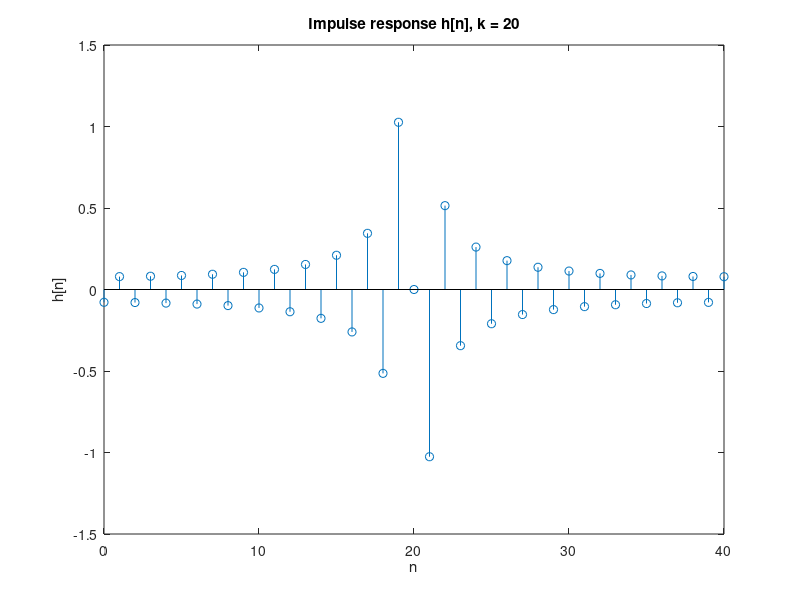
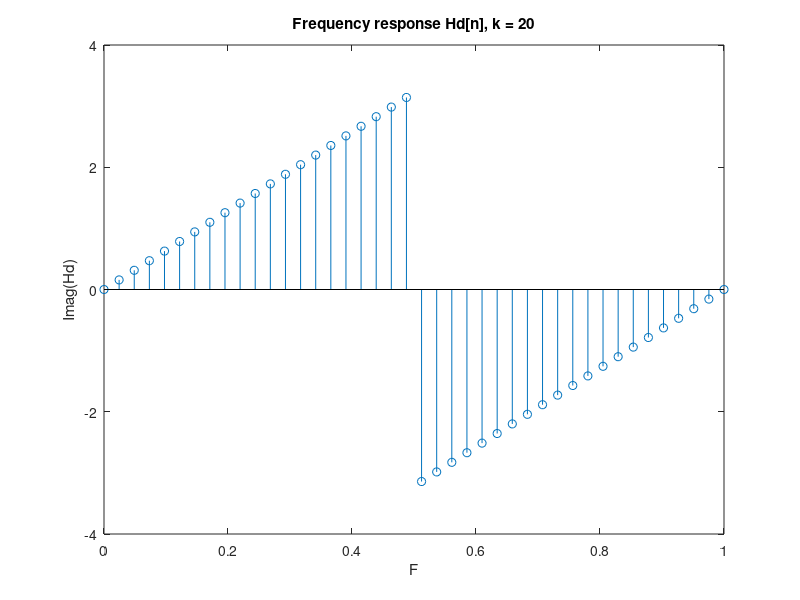
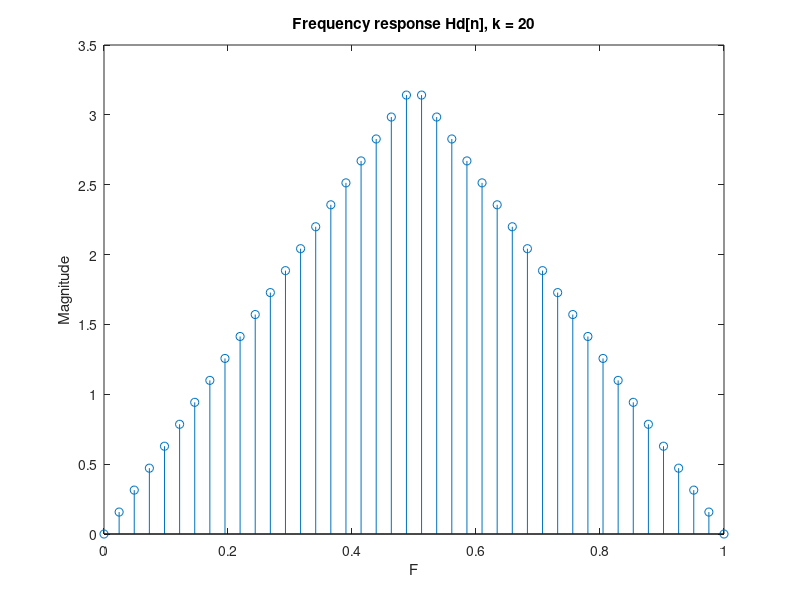
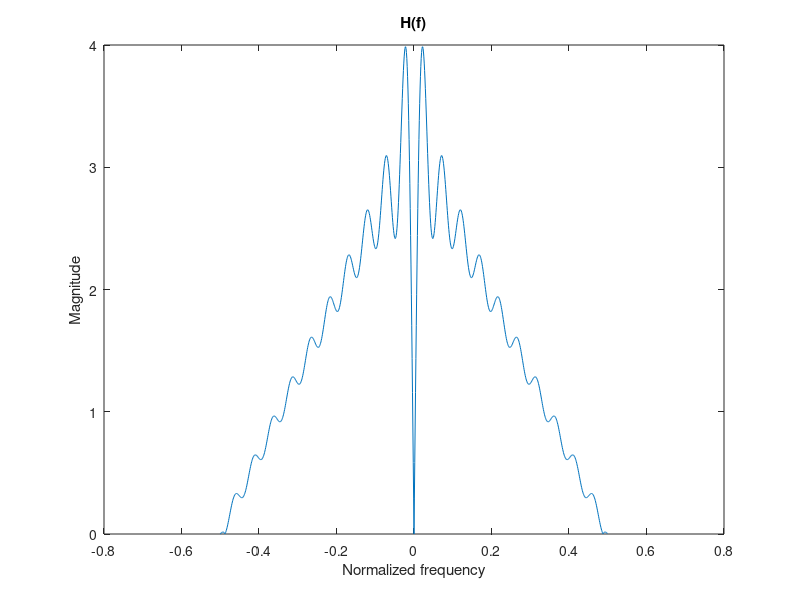

Here is the MATLAB script that generated these plots, in order:
clear all; close all;
 
k=20;
N_fft_resolution = 1024;
N = 2*k+1;
 
% F 
F = zeros(1,N);
F(1:k+1) = 0:0.5/(k+1-1):0.5;
F(k+2:end) = -0.5:-(-0.5-0)/(k):(-0.5-0)/(k);
 
% Hd differentiation filter
Hd = 1i*2*pi*F;
 
%r[n] & h[n]
r1 = ifft(Hd);
h = zeros(1,N);
for m = 1:N
    if m<k+1
        h(m) = r1(m+k+1);
    else
        h(m) = r1(m-k);
    end
end
H = fft(h,N_fft_resolution);

% display
figure;
stem(0:N-1,h,'o');
str = sprintf('Impulse response h[n], k = %d', k);
title(str);
xlabel('n');
ylabel('h[n]');
 
figure;
stem(0:(1-0)/(N+1-1):1,[imag(Hd) imag(Hd(1))]);
str = sprintf('Frequency response Hd[n], k = %d', k);
title(str);
xlabel('F');
ylabel('Imag(Hd)');
 
figure;
stem(0:(1-0)/(N+1-1):1,[abs(Hd) abs(Hd(1))]);
str = sprintf('Frequency response Hd[n], k = %d', k);
title(str);
xlabel('F');
ylabel('Magnitude');

figure;
plot(linspace(0,1-1/N_fft_resolution,N_fft_resolution)-0.5, abs(H));
title('H(f)');
xlabel('Normalized frequency');
ylabel('Magnitude');
